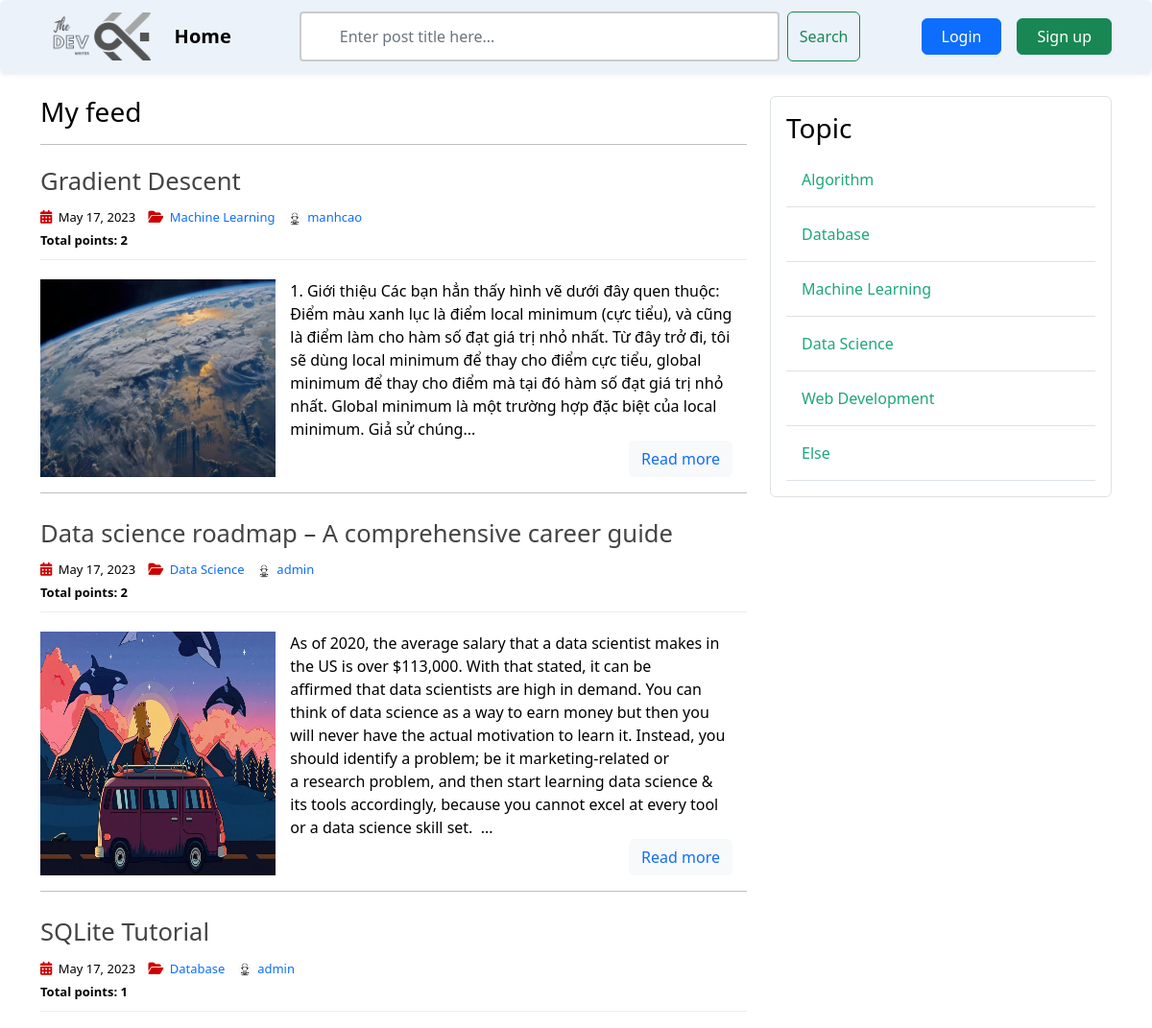
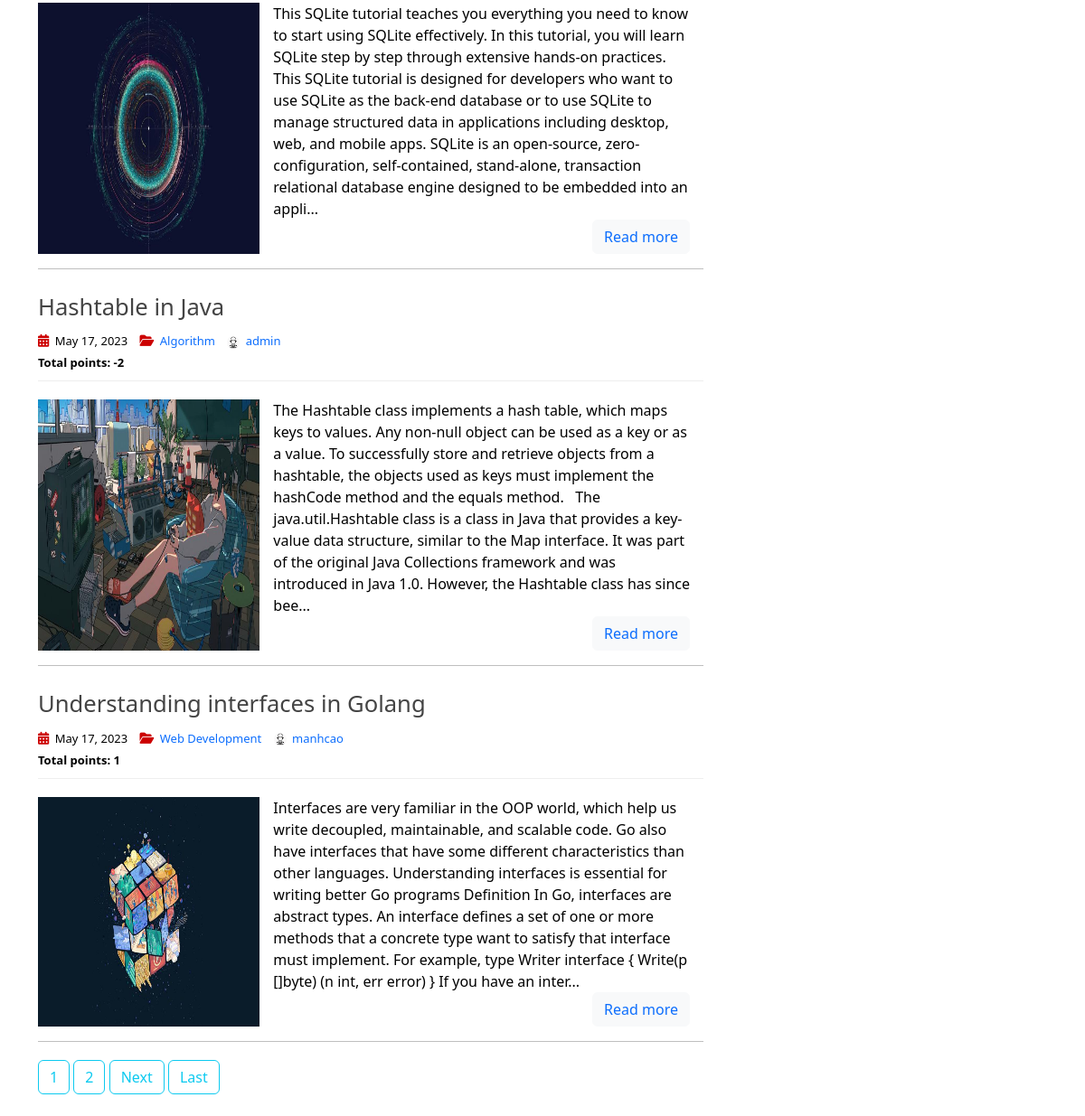
The page / on the database its author committed (2 pictures, top to bottom).
### post_app/models.py (models this page shows, shortened)
class Post(models.Model):
    title = models.CharField(max_length=256)
    content = RichTextField(blank=True, null=True)
    date_posted = models.DateTimeField(default=timezone.now)
    author = models.ForeignKey(User, on_delete=models.CASCADE)
    image = models.ImageField(
        default='post_default.jpg', upload_to='post_pics')
    topic = models.ForeignKey(
        Topic, on_delete=models.CASCADE, null=True, blank=False)
    vote_count = models.IntegerField(default=0)

class Topic(models.Model):
    name = models.CharField(max_length=256)

### user_app/models.py (models this page shows, shortened)
class Profile(models.Model):
    user = models.OneToOneField(User, on_delete=models.CASCADE)
    avatar = models.ImageField(default='default.jpg', upload_to='profile_pics')

### post_app/views.py (the view, shortened to what this page needs)
# urls.py: path('', HomeListView.as_view(), name='home'),
class HomeListView(ListView):
    model = Post
    template_name = 'post/home.html'
    context_object_name = 'posts'
    ordering = ['-date_posted']
    paginate_by = 5
    queryset: Post.objects.all()
    def get_context_data(self, **kwargs):
        context = super(HomeListView, self).get_context_data(**kwargs)
        context['topics'] = Topic.objects.all()
        user_voted = {}
        context['user_voted'] = user_voted
        return context

### post_app/templates/post/home.html (shortened to what this page needs)
{% extends 'base.html' %}
{% load static %}
{% load custom_tags %}
{% block post_content %}
<head>
    <link rel="stylesheet" type="text/css" href="{% static 'article/home.css' %}">
</head>
<h3 class="mb-3">My feed</h3>
<hr>
{% for post in posts %}
<article>
    <header>
        <h2>
            <a href="{% url 'post-detail' post.id %}" class="post-title">
                {{ post.title }}
            </a>
        </h2>
        <div class="entry-meta">
            <span>
                <i class="fa-solid fa-calendar-days"></i>
                {{ post.date_posted | date:"F d, Y" }}
            </span>
            <span>
                <i class="fa-solid fa-folder-open"></i>
                <a href="{% url 'topic-posts' post.topic.id %}" class="topic-link">
                    {{ post.topic.name }}
                </a>
            </span>
            <span>
                <img class="rounded-circle account-img" src="{{ post.author.profile.avatar.url }}" alt="account-image">
                <a href="{% url 'user-posts' post.author.username %}" class="ms-auto">{{ post.author }}</a>
            </span>
            <br>
            <span class="vote-span">
                    <span id="vote-count">
                    <b>Total points: {{ post.vote_count }}</b>
                    </span>
            </span>
        </div>
    </header>
    <div class="entry-content">
        <img class="col-sm-4" src="{{ post.image.url }}" alt="image">
        <div class="post-content">
            <div class="truncate-content">
                {% if post.content|length > 550 %}
                    {{ post.content|striptags|safe|slice:":550" }}...
                {% else %}
                    {{ post.content|striptags|safe }}
                {% endif %}
            </div>
            <p>
                <button type="button" class="btn btn-light">
                    <a href="{% url 'post-detail' post.id %}">
                        Read more
                    </a>
                </button>
            </p>
        </div>
    </div>
    <hr class="section-divider">
</article>
{% endfor%}
{% if is_paginated and posts|length != 0 %}
{% for num in page_obj.paginator.page_range %}
{% if page_obj.number == num %}
<a class="btn btn-outline-info mb-4" href="?page={{ num }}">{{ num }}</a>
{% elif num > page_obj.number|add:'-3' and num < page_obj.number|add:'3' %} <a class="btn btn-outline-info mb-4"
    href="?page={{ num }}">{{ num }}</a>
    {% endif %}
    {% endfor %}
    {% if page_obj.has_next %}
    <a class="btn btn-outline-info mb-4" href="?page={{ page_obj.next_page_number }}">Next</a>
    <a class="btn btn-outline-info mb-4" href="?page={{ page_obj.paginator.num_pages }}">Last</a>
    {% endif%}
    {% endif%}
    {% endblock post_content %}
    {% block topic_content %}
    {% include 'topic/topic_sidebar.html' %}
    {% endblock topic_content %}

### post_app/templates/topic/topic_sidebar.html
<div class="content-section border p-3 rounded">
    <h3>Topic</h3>
    {% for topic in topics %}
        <a href="{% url 'topic-posts' topic.id %}" class="topic-link">
            <div class="border-bottom w-100 p-3">
                {{topic.name}}
            </div>
        </a>
    {% endfor%}
</div>

### tech_forum/static/css/main.css (style rules this page uses)
body { color: #000; margin-top: 5rem; }
a, a:hover { text-decoration: none; }

### post_app/static/article/home.css (style rules this page uses)
a, a:hover { text-decoration: none; }
article { margin-bottom: 20px; }
article header { border-bottom: 1px solid #eee; padding-bottom: 9px; }
.post-title { color: #444; font-size: 1.6rem; }
.entry-meta span { font-size: 13px; margin-right: 10px; }
.entry-meta i { font-size: 14px; margin-right: 3px; color: #cc0000; }
.account-img { height: 14px; width: 14px; margin-right: 3px; border: #cc0000; }
.entry-content { display: flex; flex-direction: row; margin-top: 20px; }
.post-content { display: flex; flex-direction: column; justify-content: space-between; align-items: flex-end; min-height: 1px; padding-right: 15px; padding-left: 15px; }
.post-content > * { margin-bottom: 0; }
.topic-link div { color: #1fa67a; }

### rows shown on the page
Post: title "Gradient Descent", date_posted "May 17, 2023", topic.name "Machine Learning", author.profile.avatar (placeholder picture), author "manhcao", vote_count "2", image (picture), content "1. Giới thiệu Các bạn hẳn thấy hình vẽ dưới đây quen thuộc: Điểm màu xanh lục là điểm local minimum (cực tiểu), và cũng là điểm làm cho hàm số đạt giá trị nhỏ nhất. Từ đây trở đi, tôi sẽ dùng local minimum để thay cho điểm cực tiểu, global minimum để thay cho điểm mà tại đó hàm số đạt giá trị nhỏ nhất. Global minimum là một trường hợp đặc biệt của local minimum. Giả sử chúng"
Post: title "Data science roadmap – A comprehensive career guide", date_posted "May 17, 2023", topic.name "Data Science", author.profile.avatar (placeholder picture), author "admin", vote_count "2", image (picture), content "As of 2020, the average salary that a data scientist makes in the US is over $113,000. With that stated, it can be affirmed that data scientists are high in demand. You can think of data science as a way to earn money but then you will never have the actual motivation to learn it. Instead, you should identify a problem; be it marketing-related or a research problem, and then start learning data science & its tools accordingly, because you cannot excel at every tool or a data science skill set."
Post: title "SQLite Tutorial", date_posted "May 17, 2023", topic.name "Database", author.profile.avatar (placeholder picture), author "admin", vote_count "1", image (picture), content "This SQLite tutorial teaches you everything you need to know to start using SQLite effectively. In this tutorial, you will learn SQLite step by step through extensive hands-on practices. This SQLite tutorial is designed for developers who want to use SQLite as the back-end database or to use SQLite to manage structured data in applications including desktop, web, and mobile apps. SQLite is an open-source, zero-configuration, self-contained, stand-alone, transaction relational database engine designed to be embedded into an appli"
Post: title "Hashtable in Java", date_posted "May 17, 2023", topic.name "Algorithm", author.profile.avatar (placeholder picture), author "admin", vote_count "-2", image (picture), content "The Hashtable class implements a hash table, which maps keys to values. Any non-null object can be used as a key or as a value. To successfully store and retrieve objects from a hashtable, the objects used as keys must implement the hashCode method and the equals method. The java.util.Hashtable class is a class in Java that provides a key-value data structure, similar to the Map interface. It was part of the original Java Collections framework and was introduced in Java 1.0. However, the Hashtable class has since bee"
Post: title "Understanding interfaces in Golang", date_posted "May 17, 2023", topic.name "Web Development", author.profile.avatar (placeholder picture), author "manhcao", vote_count "1", image (picture), content "Interfaces are very familiar in the OOP world, which help us write decoupled, maintainable, and scalable code. Go also have interfaces that have some different characteristics than other languages. Understanding interfaces is essential for writing better Go programs Definition In Go, interfaces are abstract types. An interface defines a set of one or more methods that a concrete type want to satisfy that interface must implement. For example, type Writer interface { Write(p []byte) (n int, err error) } If you have an inter"
Topic: name "Algorithm"
Topic: name "Database"
Topic: name "Machine Learning"
Topic: name "Data Science"
Topic: name "Web Development"
Topic: name "Else"

### other values the page prints
{{ num }} "1"
{{ num }} "2"
